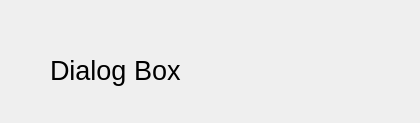
<?xml version="1.0" encoding="UTF-8"?>
<ui version="4.0">
 <class>Dialog</class>
 <widget class="QDialog" name="Dialog">
  <property name="geometry">
   <rect>
    <x>0</x>
    <y>0</y>
    <width>420</width>
    <height>123</height>
   </rect>
  </property>
  <property name="windowTitle">
   <string>Dialog</string>
  </property>
  <widget class="QLabel" name="label">
   <property name="geometry">
    <rect>
     <x>50</x>
     <y>50</y>
     <width>221</width>
     <height>41</height>
    </rect>
   </property>
   <property name="font">
    <font>
     <pointsize>20</pointsize>
    </font>
   </property>
   <property name="text">
    <string>Dialog Box</string>
   </property>
  </widget>
 </widget>
 <resources/>
 <connections/>
</ui>
